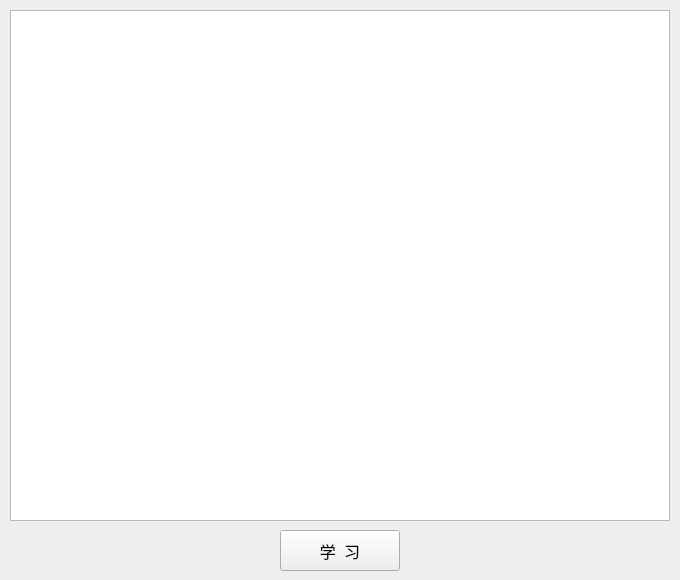
<?xml version="1.0" encoding="UTF-8"?>
<ui version="4.0">
 <class>course_form</class>
 <widget class="QWidget" name="course_form">
  <property name="geometry">
   <rect>
    <x>0</x>
    <y>0</y>
    <width>680</width>
    <height>580</height>
   </rect>
  </property>
  <property name="font">
   <font>
    <family>微软雅黑</family>
    <pointsize>12</pointsize>
   </font>
  </property>
  <property name="windowTitle">
   <string>Form</string>
  </property>
  <widget class="QTableView" name="table_list">
   <property name="geometry">
    <rect>
     <x>10</x>
     <y>10</y>
     <width>660</width>
     <height>511</height>
    </rect>
   </property>
  </widget>
  <widget class="QPushButton" name="learn_button">
   <property name="geometry">
    <rect>
     <x>280</x>
     <y>530</y>
     <width>120</width>
     <height>41</height>
    </rect>
   </property>
   <property name="text">
    <string>学  习</string>
   </property>
  </widget>
 </widget>
 <resources/>
 <connections/>
</ui>
